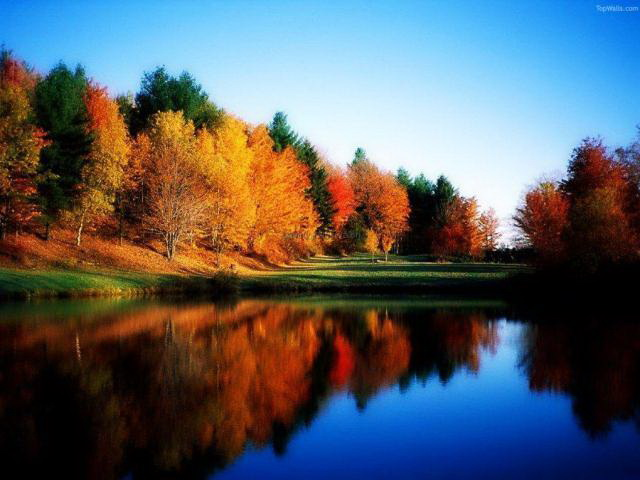
#> input picture edges/image.jpg, 640 x 480 px
$ python edges.py
#> lines starting #> are read from the running program, lines starting #| are printed output that depends on the picture; after the words box and inside, x2 and y2 are one past the last pixel; in counts of white or black regions, pixels touching at a corner belong together
import cv2
import os

# Specify the filename of the image in the same directory as your script
script_dir = os.path.dirname(os.path.abspath(__file__))
image_filename = os.path.join(script_dir, 'image.jpg')  # Replace with the actual filename of your image

# Read the image
img = cv2.imread(image_filename)
#> img is the input picture: shape (480, 640, 3); mean B, G, R 99.9, 93.4, 88.5
gray = cv2.cvtColor(img, cv2.COLOR_BGR2GRAY)
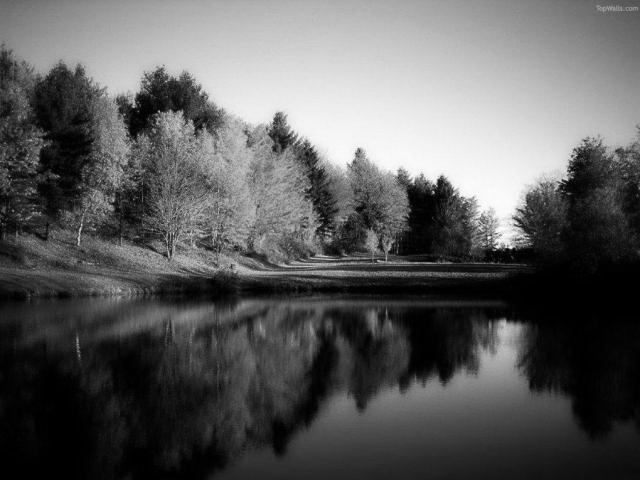
#> gray: shape (480, 640); min 0, max 255, mean 92.7

r = 300.0 / gray.shape[1]
#> r = 0.469
dim = (300, int(gray.shape[0] * r))
#> dim = (300, 225)
# resizing of the image
resized = cv2.resize(img, dim, interpolation = cv2.INTER_LINEAR)
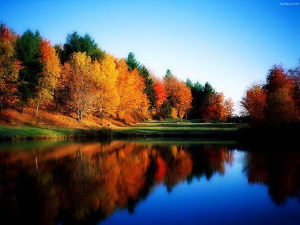
#> resized: shape (225, 300, 3); mean B, G, R 99.9, 93.4, 88.4
edges = cv2.Canny(gray,100,200)
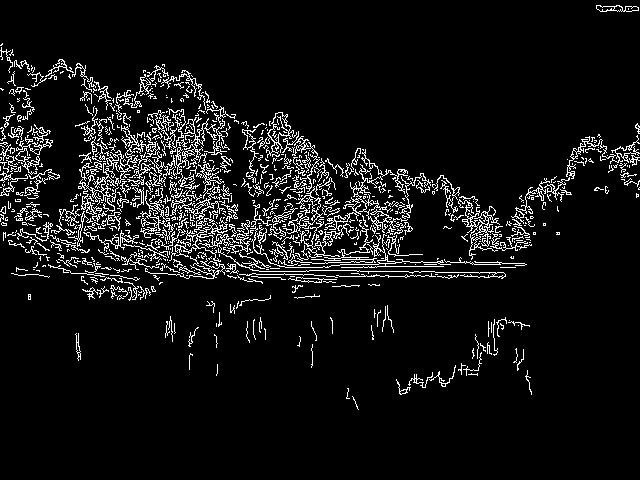
#> edges: shape (480, 640); 7.4% white in thin lines or dots, all inside (x1, y1, x2, y2) = (0, 5, 640, 410)


cv2.imshow('original image',img)
cv2.imshow('gray image',gray)
cv2.imshow('resized image',resized)
cv2.imshow('edge image',edges)
cv2.waitKey(0)
cv2.destroyAllWindows()
